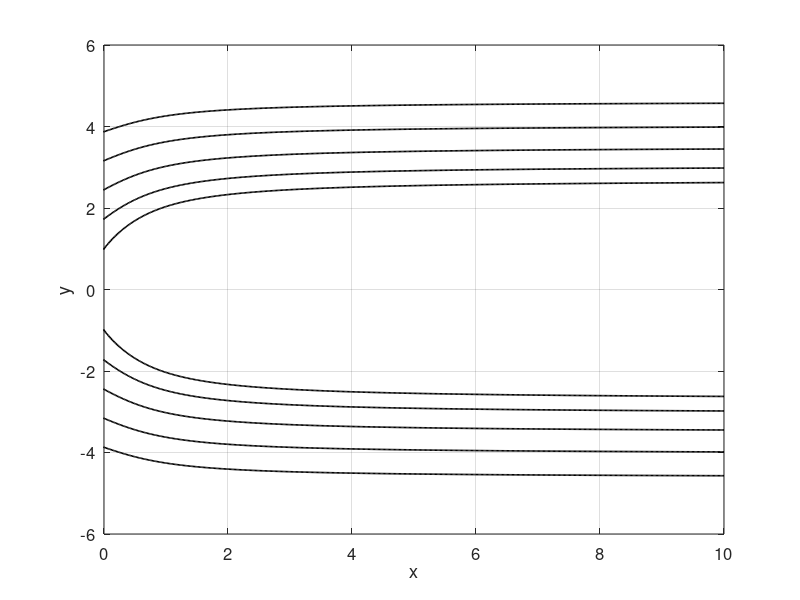
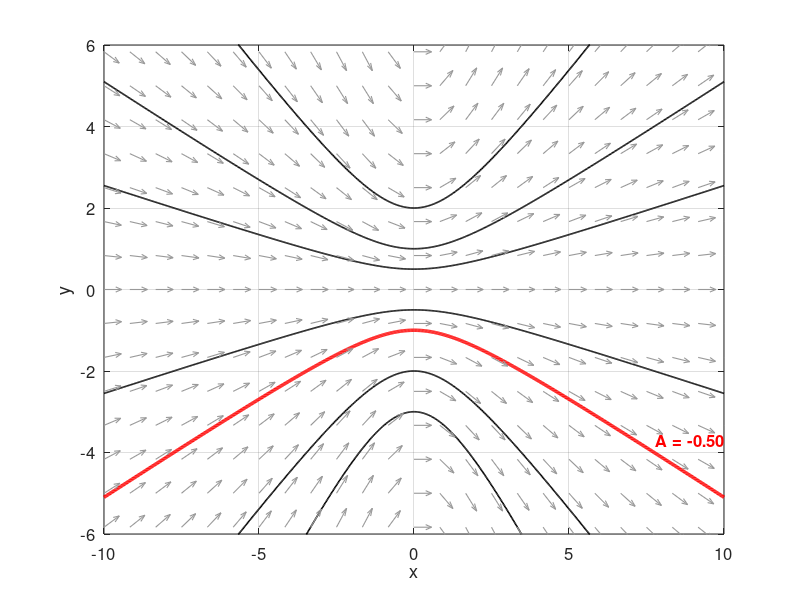

Write MATLAB code to recreate these figures, in order.
set(groot, 'DefaultAxesFontSize', 14, 'DefaultTextFontSize', 14, 'DefaultLineLineWidth', 2.5);

% Diferenciálna rovnica: (y+x^2y) dx/dy = 2,
% Rodina riešení: y(x) = ± sqrt(4*atan(x) + C)

% rozsah x
x = linspace(-10,10,1000);

% vybrate hodnoty parametra C
C_vals = [1, 3, 6, 10, 15];

figure('Units','normalized','Position',[0.1 0.1 0.6 0.6])
hold on
grid on
box on

specialC = 0;  % špeciálna hodnota

for k = 1:length(C_vals)
    C = C_vals(k);
    f = 4*atan(x) + C;
    mask = f >= 0; % iba tam, kde odmocnina dáva zmysel
    yplus = sqrt(f);
    yminus = -sqrt(f);
    
    plot(x(mask), yplus(mask), 'k-', 'LineWidth', 1.2);
    plot(x(mask), yminus(mask), 'k-', 'LineWidth', 1.2);

end

xlabel('x')
ylabel('y')
xlim([0 10])
ylim([-6 6])
set(gca,'FontSize',12)
hold off


%%%%%%%%%%%%%%%%%%%%%%%%%%%%%%%%%%%%%%%%%%%%%%%%%%%%%%%%%%%%%%%%%%%%%%%%%%%

% Diferenciálna rovnica: dy/dx = x*y/(x^2+4)
% Rodina riešení: y(x) = A * sqrt(x^2 + 4)

% rozsah x
x = linspace(-10, 10, 800);

% vybrate hodnoty parametra A
A_vals = [-1.5, -1, -0.5, -0.25, 0.25, 0.5, 1];

figure('Units','normalized','Position',[0.1 0.1 0.6 0.6])
hold on
grid on
box on

% --- vykreslime rodinné krivky ---
specialA = -1/2;   % špeciálna hodnota A

for k = 1:length(A_vals)
    A = A_vals(k);
    y = A * sqrt(x.^2 + 4);
    if abs(A - specialA) < 1e-10
        % špeciálna trajektória (červená, hrubá)
        plot(x, y, 'r-', 'LineWidth', 2.5);
        % pridáme popis do grafu
        text(7.8, -3.7, sprintf('A = %.2f', A), ...
             'Color','r','FontSize',12,'FontWeight','bold');
    else
        % ostatné trajektórie (čierne)
        plot(x, y, 'k-', 'LineWidth', 1.2);
    end
end

% --- smerové pole cez celý výrez ---
[X, Y] = meshgrid(linspace(-10,10,25), linspace(-10,10,25));
DX = 1;
DY = (X .* Y) ./ (X.^2 + 4);
L = sqrt(DX.^2 + DY.^2);
quiver(X, Y, DX./L, DY./L, 0.5, 'Color', [0.6 0.6 0.6], 'LineWidth', 0.8)

xlabel('x')
ylabel('y')
% t = title(['$$y(x) = A \cdot \sqrt{x^2+4}$$'])
% set(t,'Interpreter','latex','fontsize',24)
xlim([-10 10])
ylim([-6 6])
set(gca,'FontSize',12)
hold off
